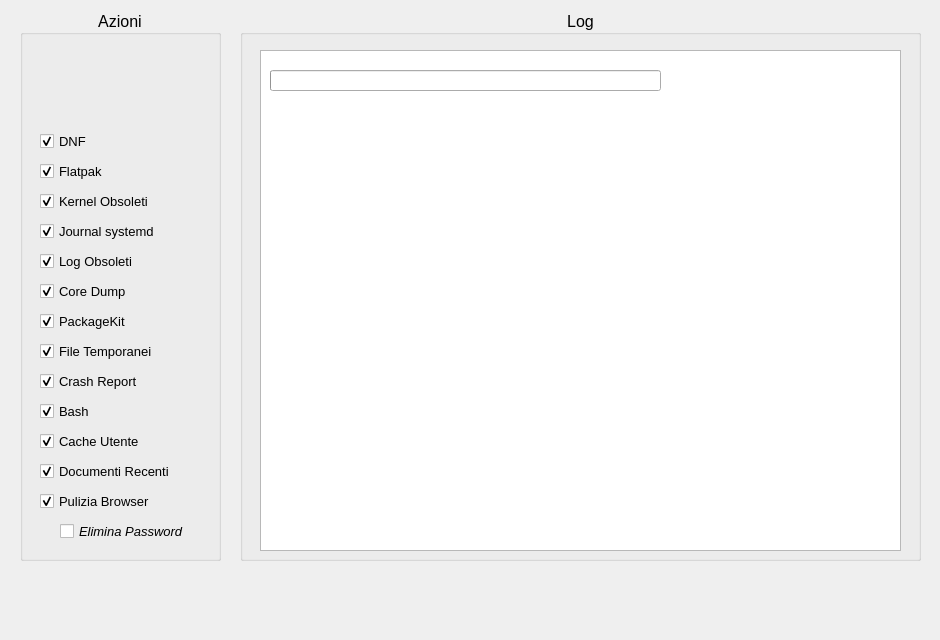
<?xml version="1.0" encoding="UTF-8"?>
<ui version="4.0">
 <author>Gerardo Perilli</author>
 <class>Kleon</class>
 <widget class="QMainWindow" name="Kleon">
  <property name="geometry">
   <rect>
    <x>0</x>
    <y>0</y>
    <width>940</width>
    <height>640</height>
   </rect>
  </property>
  <property name="windowTitle">
   <string>Kleon</string>
  </property>
  <property name="dockOptions">
   <set>QMainWindow::DockOption::AllowTabbedDocks|QMainWindow::DockOption::AnimatedDocks</set>
  </property>
  <widget class="QWidget" name="centralwidget">
   <widget class="QGroupBox" name="opsBox">
    <property name="geometry">
     <rect>
      <x>20</x>
      <y>10</y>
      <width>201</width>
      <height>551</height>
     </rect>
    </property>
    <property name="font">
     <font>
      <pointsize>12</pointsize>
      <italic>false</italic>
     </font>
    </property>
    <property name="title">
     <string>Azioni</string>
    </property>
    <property name="alignment">
     <set>Qt::AlignmentFlag::AlignCenter</set>
    </property>
    <widget class="QCheckBox" name="dnfOpt">
     <property name="geometry">
      <rect>
       <x>20</x>
       <y>120</y>
       <width>171</width>
       <height>22</height>
      </rect>
     </property>
     <property name="font">
      <font>
       <pointsize>10</pointsize>
       <italic>false</italic>
      </font>
     </property>
     <property name="text">
      <string>DNF</string>
     </property>
     <property name="checked">
      <bool>true</bool>
     </property>
    </widget>
    <widget class="QCheckBox" name="systemdOpt">
     <property name="geometry">
      <rect>
       <x>20</x>
       <y>210</y>
       <width>171</width>
       <height>22</height>
      </rect>
     </property>
     <property name="font">
      <font>
       <pointsize>10</pointsize>
       <italic>false</italic>
      </font>
     </property>
     <property name="text">
      <string>Journal systemd</string>
     </property>
     <property name="checked">
      <bool>true</bool>
     </property>
    </widget>
    <widget class="QCheckBox" name="bashOpt">
     <property name="geometry">
      <rect>
       <x>20</x>
       <y>390</y>
       <width>171</width>
       <height>22</height>
      </rect>
     </property>
     <property name="font">
      <font>
       <pointsize>10</pointsize>
       <italic>false</italic>
      </font>
     </property>
     <property name="text">
      <string>Bash</string>
     </property>
     <property name="checked">
      <bool>true</bool>
     </property>
    </widget>
    <widget class="QCheckBox" name="cacheOpt">
     <property name="geometry">
      <rect>
       <x>20</x>
       <y>420</y>
       <width>171</width>
       <height>22</height>
      </rect>
     </property>
     <property name="font">
      <font>
       <pointsize>10</pointsize>
       <italic>false</italic>
      </font>
     </property>
     <property name="text">
      <string>Cache Utente</string>
     </property>
     <property name="checked">
      <bool>true</bool>
     </property>
    </widget>
    <widget class="QCheckBox" name="flatpakOpt">
     <property name="geometry">
      <rect>
       <x>20</x>
       <y>150</y>
       <width>171</width>
       <height>22</height>
      </rect>
     </property>
     <property name="font">
      <font>
       <pointsize>10</pointsize>
       <italic>false</italic>
      </font>
     </property>
     <property name="text">
      <string>Flatpak</string>
     </property>
     <property name="checked">
      <bool>true</bool>
     </property>
    </widget>
    <widget class="QCheckBox" name="coredumpOpt">
     <property name="geometry">
      <rect>
       <x>20</x>
       <y>270</y>
       <width>171</width>
       <height>22</height>
      </rect>
     </property>
     <property name="font">
      <font>
       <pointsize>10</pointsize>
       <italic>false</italic>
      </font>
     </property>
     <property name="text">
      <string>Core Dump</string>
     </property>
     <property name="checked">
      <bool>true</bool>
     </property>
    </widget>
    <widget class="QCheckBox" name="packagekitOpt">
     <property name="geometry">
      <rect>
       <x>20</x>
       <y>300</y>
       <width>171</width>
       <height>22</height>
      </rect>
     </property>
     <property name="font">
      <font>
       <pointsize>10</pointsize>
       <italic>false</italic>
      </font>
     </property>
     <property name="text">
      <string>PackageKit</string>
     </property>
     <property name="checked">
      <bool>true</bool>
     </property>
    </widget>
    <widget class="QCheckBox" name="tmpOpt">
     <property name="geometry">
      <rect>
       <x>20</x>
       <y>330</y>
       <width>171</width>
       <height>22</height>
      </rect>
     </property>
     <property name="font">
      <font>
       <pointsize>10</pointsize>
       <italic>false</italic>
      </font>
     </property>
     <property name="text">
      <string>File Temporanei</string>
     </property>
     <property name="checked">
      <bool>true</bool>
     </property>
    </widget>
    <widget class="QCheckBox" name="logsOpt">
     <property name="geometry">
      <rect>
       <x>20</x>
       <y>240</y>
       <width>171</width>
       <height>22</height>
      </rect>
     </property>
     <property name="font">
      <font>
       <pointsize>10</pointsize>
       <italic>false</italic>
      </font>
     </property>
     <property name="text">
      <string>Log Obsoleti</string>
     </property>
     <property name="checked">
      <bool>true</bool>
     </property>
    </widget>
    <widget class="QCheckBox" name="abrtOpt">
     <property name="geometry">
      <rect>
       <x>20</x>
       <y>360</y>
       <width>171</width>
       <height>22</height>
      </rect>
     </property>
     <property name="font">
      <font>
       <pointsize>10</pointsize>
       <italic>false</italic>
      </font>
     </property>
     <property name="text">
      <string>Crash Report</string>
     </property>
     <property name="checked">
      <bool>true</bool>
     </property>
    </widget>
    <widget class="QCheckBox" name="kernelOpt">
     <property name="geometry">
      <rect>
       <x>20</x>
       <y>180</y>
       <width>171</width>
       <height>22</height>
      </rect>
     </property>
     <property name="font">
      <font>
       <pointsize>10</pointsize>
       <italic>false</italic>
      </font>
     </property>
     <property name="text">
      <string>Kernel Obsoleti</string>
     </property>
     <property name="checked">
      <bool>true</bool>
     </property>
    </widget>
    <widget class="QCheckBox" name="recentOpt">
     <property name="geometry">
      <rect>
       <x>20</x>
       <y>450</y>
       <width>171</width>
       <height>22</height>
      </rect>
     </property>
     <property name="font">
      <font>
       <pointsize>10</pointsize>
       <italic>false</italic>
      </font>
     </property>
     <property name="text">
      <string>Documenti Recenti</string>
     </property>
     <property name="checked">
      <bool>true</bool>
     </property>
    </widget>
    <widget class="QCheckBox" name="browserOpt">
     <property name="geometry">
      <rect>
       <x>20</x>
       <y>480</y>
       <width>171</width>
       <height>22</height>
      </rect>
     </property>
     <property name="font">
      <font>
       <pointsize>10</pointsize>
       <italic>false</italic>
      </font>
     </property>
     <property name="text">
      <string>Pulizia Browser</string>
     </property>
     <property name="checked">
      <bool>true</bool>
     </property>
    </widget>
    <widget class="QCheckBox" name="passwordOpt">
     <property name="geometry">
      <rect>
       <x>40</x>
       <y>510</y>
       <width>151</width>
       <height>22</height>
      </rect>
     </property>
     <property name="font">
      <font>
       <pointsize>10</pointsize>
       <italic>true</italic>
      </font>
     </property>
     <property name="text">
      <string>Elimina Password</string>
     </property>
     <property name="checked">
      <bool>false</bool>
     </property>
    </widget>
   </widget>
   <widget class="QGroupBox" name="logBox">
    <property name="geometry">
     <rect>
      <x>240</x>
      <y>10</y>
      <width>681</width>
      <height>551</height>
     </rect>
    </property>
    <property name="font">
     <font>
      <pointsize>12</pointsize>
     </font>
    </property>
    <property name="title">
     <string>Log</string>
    </property>
    <property name="alignment">
     <set>Qt::AlignmentFlag::AlignCenter</set>
    </property>
    <widget class="QPlainTextEdit" name="logText">
     <property name="geometry">
      <rect>
       <x>20</x>
       <y>40</y>
       <width>641</width>
       <height>501</height>
      </rect>
     </property>
     <property name="font">
      <font>
       <family>Noto Sans Mono</family>
       <pointsize>10</pointsize>
      </font>
     </property>
     <property name="readOnly">
      <bool>true</bool>
     </property>
    </widget>
    <widget class="QProgressBar" name="progressBar">
     <property name="geometry">
      <rect>
       <x>30</x>
       <y>60</y>
       <width>391</width>
       <height>21</height>
      </rect>
     </property>
    </widget>
   </widget>
  </widget>
 </widget>
 <resources/>
 <connections/>
 <designerdata>
  <property name="gridDeltaX">
   <number>10</number>
  </property>
  <property name="gridDeltaY">
   <number>10</number>
  </property>
  <property name="gridSnapX">
   <bool>true</bool>
  </property>
  <property name="gridSnapY">
   <bool>true</bool>
  </property>
  <property name="gridVisible">
   <bool>true</bool>
  </property>
 </designerdata>
</ui>
